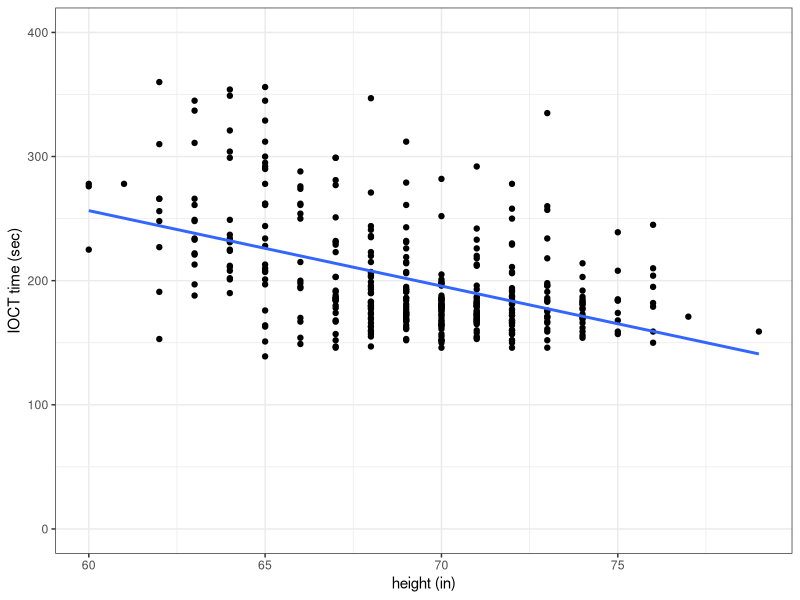
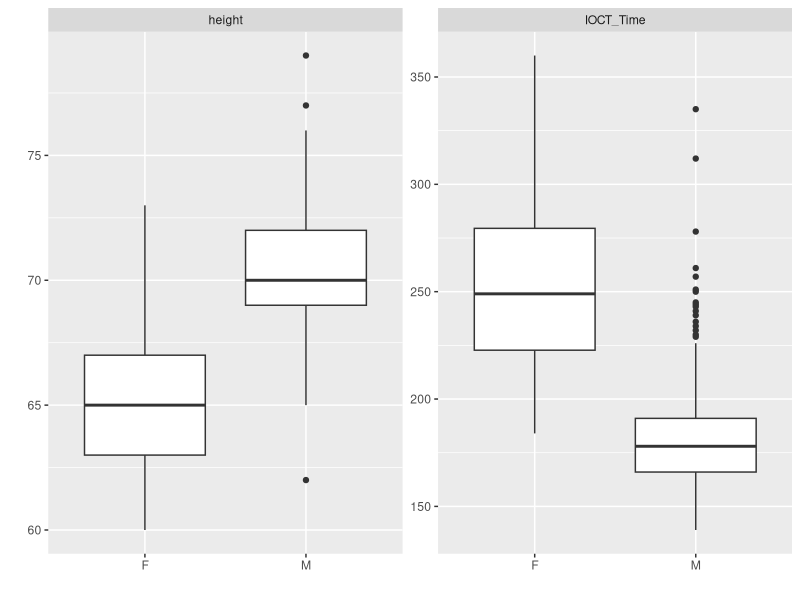
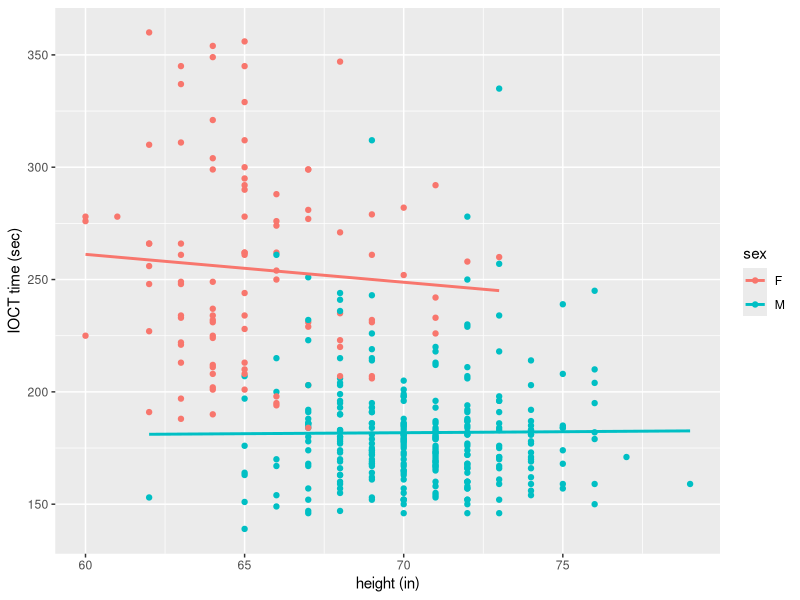

The R script that drew these images, in order:
## ---- chunk 1
knitr::opts_chunk$set(echo = FALSE,
                      message = FALSE,
                      warning = FALSE)
library(tidyverse)
library(knitr)
library(broom)
## ---- chunk 2
cadets <- read_csv(file = "./data/obstacle_course.csv")

cadets %>% 
  filter(IOCT_Time < 400) %>% 
  ggplot(aes(x = height, y = IOCT_Time)) +
  geom_point() +
  geom_smooth(method = "lm", se = FALSE) +
  ylim(0,400) +
  theme_bw() +
  labs(y = "IOCT time (sec)", x = "height (in)")

cadets %>% 
  filter(IOCT_Time < 400) %>%
  lm(IOCT_Time ~ height, data = .) %>% 
  tidy() %>% 
  kable(digits = 2, caption = "Linear regression output for IOCT times and height.")
## ---- chunk 3
cadets %>%
  filter(IOCT_Time < 400) %>%
  pivot_longer(cols = c(-sex,-athlete),
               names_to = "variable",
               values_to = "value") %>% 
  ggplot(aes(x = sex, y = value)) +
  geom_boxplot() +
  facet_wrap(~variable, scale = "free_y") +
  labs(y = "", x = "")
## ---- chunk 4
cadets %>%
  filter(IOCT_Time < 400) %>%
  ggplot(aes(x = height, y = IOCT_Time, color = sex)) +
  geom_point() +
  geom_smooth(method = "lm", se = FALSE) +
  labs(y = "IOCT time (sec)", x = "height (in)")
## ---- chunk 5
cadets %>%
  filter(IOCT_Time < 400, sex == "F") %>%
  lm(IOCT_Time ~ height, data = .) %>% 
  tidy() %>% 
  kable(digits = 2, caption = "Regression results for female cadets.")

cadets %>%
  filter(IOCT_Time < 400, sex == "M") %>%
  lm(IOCT_Time ~ height, data = .) %>% 
  tidy() %>% 
  kable(digits = 2, caption = "Regression results for male cadets.")
